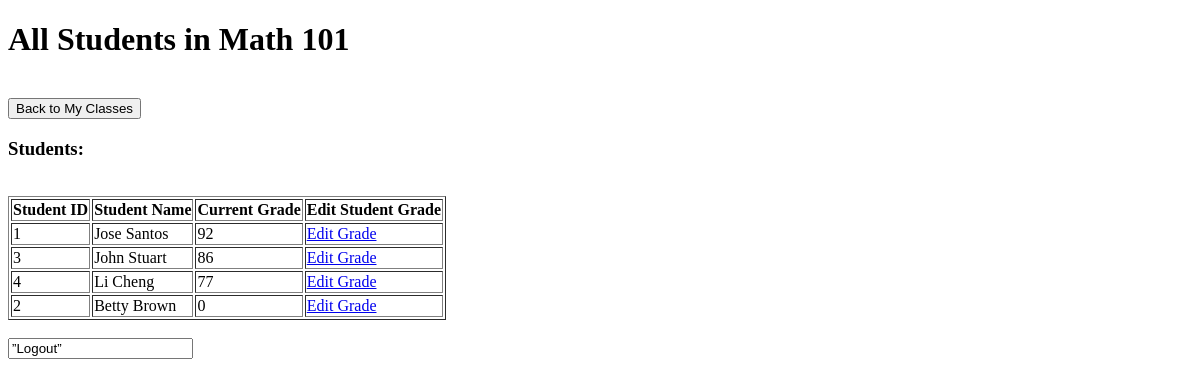
/viewStudents/Math 101 (signed in), run on an earlier commit of the app's database.
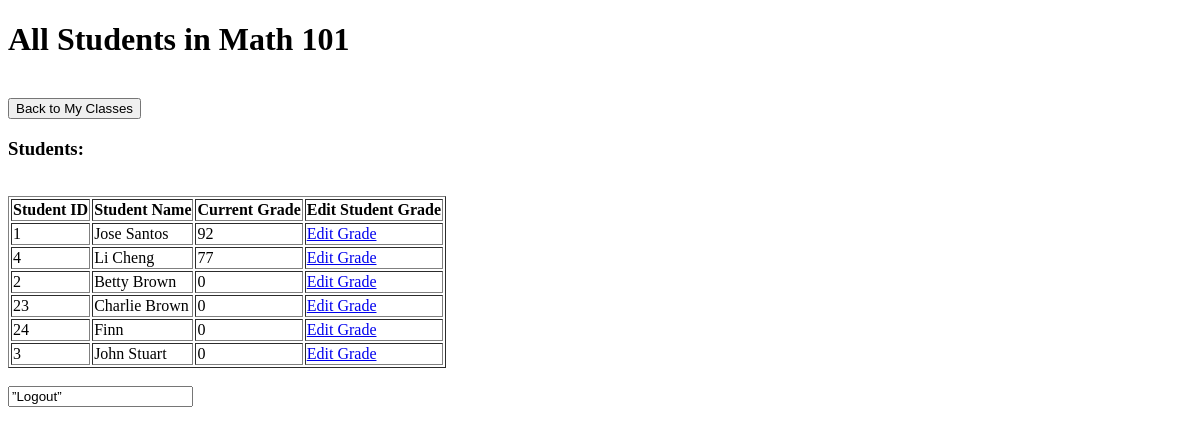
And on a later commit of the database.
### app.py (models this page shows, shortened)
class Gradebook(UserMixin, db.Model):
    row_id = db.Column(db.Integer, primary_key=True, nullable=False)
    id = db.Column(db.Integer, nullable=False)
    studentName = db.Column(db.String, nullable=False)
    className = db.Column(db.String, db.ForeignKey('classes.className'), nullable=False)
    Grade = db.Column(db.Integer, nullable=False)
    class_name = db.relationship('Classes', backref=db.backref('studentName', lazy=True))

### app.py (the view)
@app.route('/viewStudents/<_class>')
@login_required
def viewStudents(_class):
        studentsInClass = db.session.query(Gradebook).filter(Gradebook.className == str(_class)).all()
        return render_template("viewStudents.html", students = studentsInClass, className = _class, instructor = current_user)

### app.py (called while the page is built)
@login_manager.user_loader
def load_user(id):
    return Users.query.get(int(id))

        def __repr__(self):
            return self.username

### templates/viewStudents.html (shortened to what this page needs)
<!DOCTYPE html>
<html>
    <body>
        <h1>All Students in {{className}}</h1>
         <br>
         <a href = "/success/{{instructor}}"><button>Back to My Classes</button></a>
         <h3>Students: </h3><br>
         <table border = 1>
            <tr>
                <th>Student ID</th>
                <th>Student Name</th>
                <th>Current Grade</th>
                <th>Edit Student Grade</th>
            </tr>
            {% for row in students %}
            <tr>
                <td> {{ row.id }} </td>
                <td> {{ row.studentName }} </td>
                <td> {{ row.Grade }} </td>
                <td><a href="/changeGrade/{{ row.studentName }}/{{className}}">Edit Grade</a></td>
            </tr>
            {% endfor %}
         </table> <br>
        <a href='/logout'><input type=”button” value=”Logout”></a>
    </body>
</html>

What changed in the data, as far as the page shows it:
removed Gradebook: id "3", studentName "John Stuart", Grade "86"
added Gradebook: id "23", studentName "Charlie Brown", Grade "0"
added Gradebook: id "24", studentName "Finn", Grade "0"
added Gradebook: id "3", studentName "John Stuart", Grade "0"
